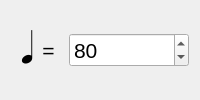
       <widget class="QFrame" name="frame_tempo">
        <property name="frameShape">
         <enum>QFrame::NoFrame</enum>
        </property>
        <property name="lineWidth">
         <number>0</number>
        </property>
        <layout class="QHBoxLayout" name="layout_tempo" stretch="0,0,1">
         <item>
          <widget class="QLabel" name="label_tempo_note">
           <property name="font">
            <font>
             <family>FreeSerif</family>
             <pointsize>32</pointsize>
            </font>
           </property>
           <property name="text">
            <string>𝅘𝅥</string>
           </property>
           <property name="alignment">
            <set>Qt::AlignRight|Qt::AlignTrailing|Qt::AlignVCenter</set>
           </property>
          </widget>
         </item>
         <item>
          <widget class="QLabel" name="label_tempo_equals">
           <property name="font">
            <font>
             <pointsize>16</pointsize>
            </font>
           </property>
           <property name="text">
            <string>= </string>
           </property>
           <property name="alignment">
            <set>Qt::AlignCenter</set>
           </property>
          </widget>
         </item>
         <item>
          <widget class="QSpinBox" name="spinBox_tempo">
           <property name="minimumSize">
            <size>
             <width>90</width>
             <height>0</height>
            </size>
           </property>
           <property name="maximumSize">
            <size>
             <width>120</width>
             <height>16777215</height>
            </size>
           </property>
           <property name="font">
            <font>
             <pointsize>16</pointsize>
            </font>
           </property>
           <property name="minimum">
            <number>36</number>
           </property>
           <property name="maximum">
            <number>216</number>
           </property>
           <property name="value">
            <number>80</number>
           </property>
          </widget>
         </item>
        </layout>
       </widget>
